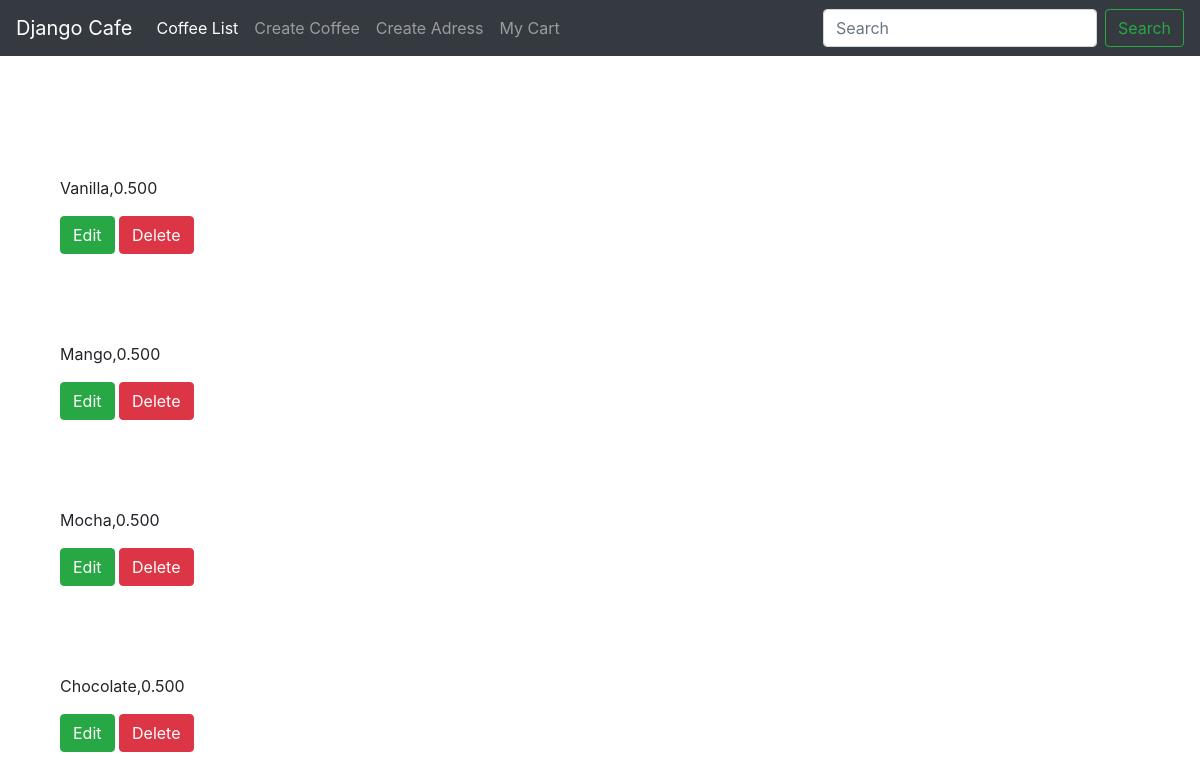
/coffee/syruplist/, run on the app's committed database.
### coffee/models.py (models this page shows, shortened)
class Syrup(models.Model):
	name = models.CharField(max_length=20)
	price = models.DecimalField(max_digits=6, decimal_places=3)

### coffee/views.py (the view)
def syrup_list(request):
	object_list = Syrup.objects.all()
	context = {
	"object_list": object_list
	}
	return render(request, 'syrup_list.html', context)

### coffee/templates/syrup_list.html
{% extends "base.html" %}
{% block content %}
{% for object in object_list %}
	<div class="col-sm-6">
	<br><br><br>
				<p>{{object.name}},{{object.price}}</p>
				<p>
				  <a href="{% url 'coffee:syrupupdate' post_id=object.id %}" class="btn btn-success">Edit</a>
				  <a href="{% url 'coffee:syrupdelete' post_id=object.id %}" class="btn btn-danger">Delete</a>
				</p>
			</div>
{% endfor %}
{% endblock content %}

### data on the page
Syrup: name "Vanilla", price "0.500"
Syrup: name "Mango", price "0.500"
Syrup: name "Mocha", price "0.500"
Syrup: name "Chocolate", price "0.500"
